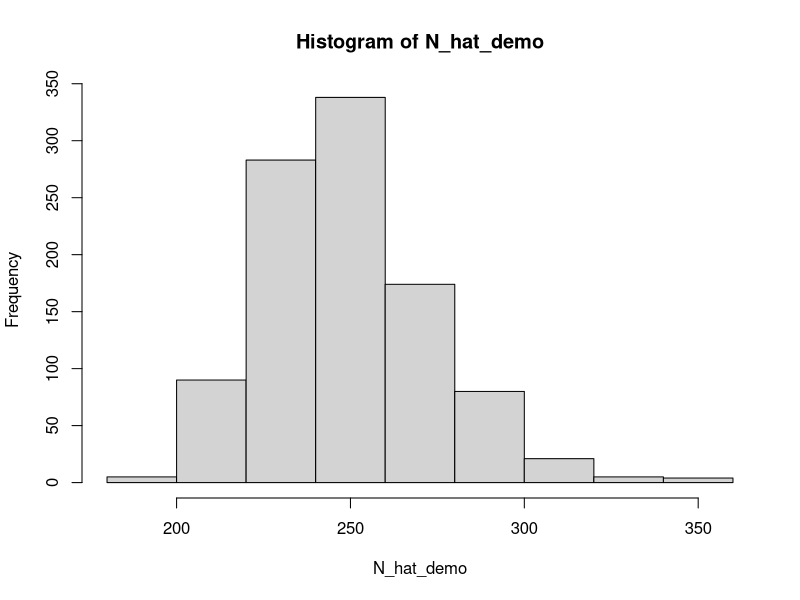
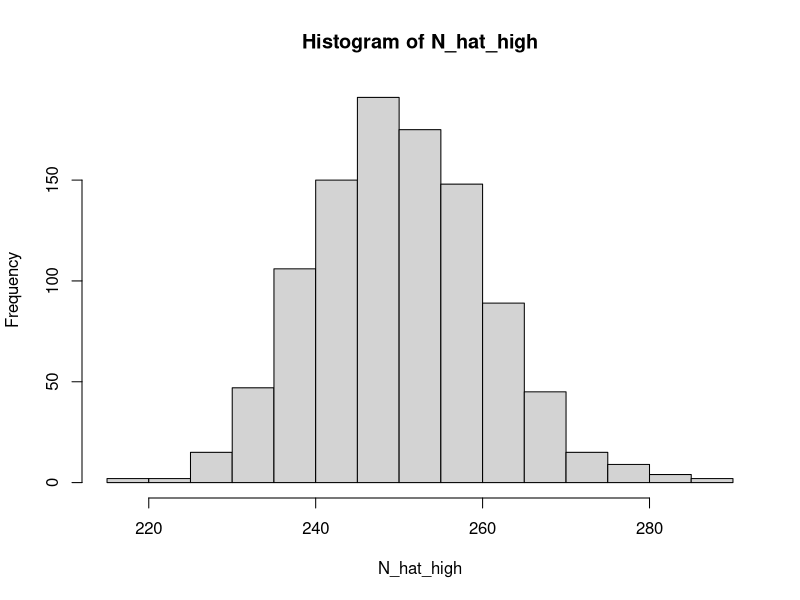
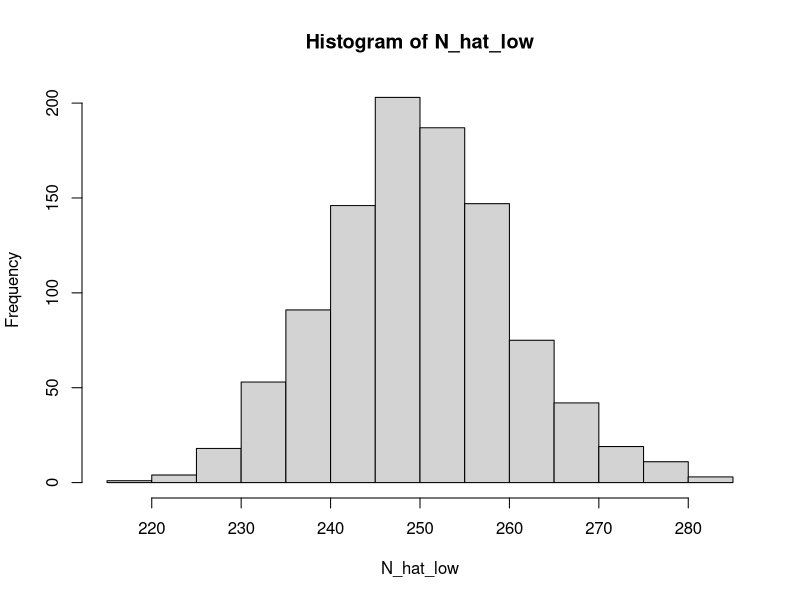
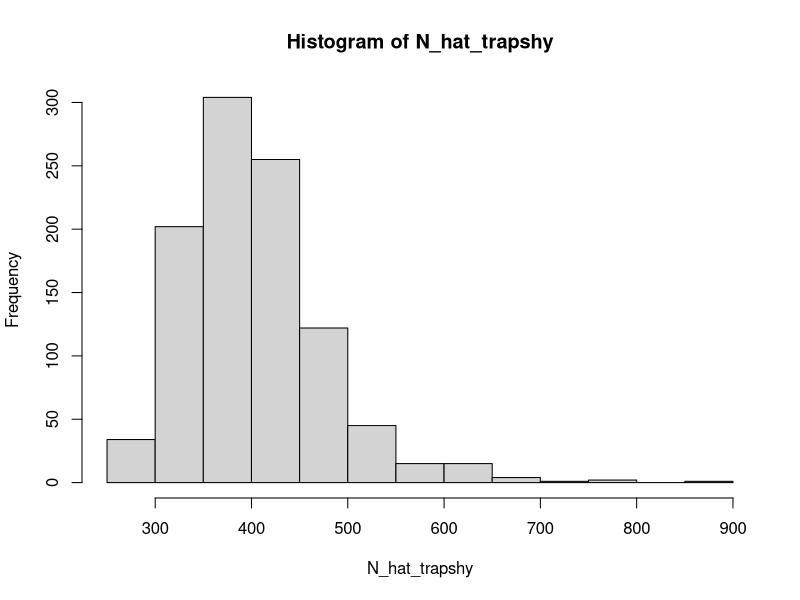
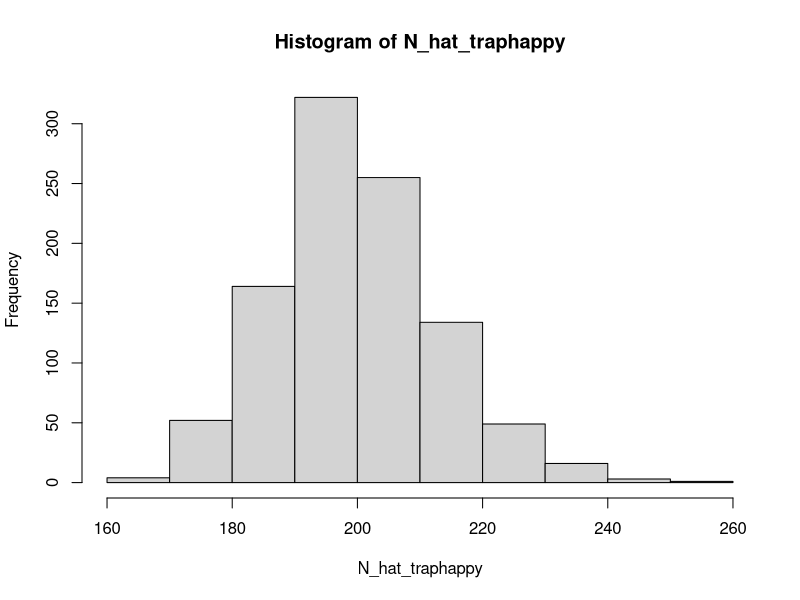

Generate these figures, in order, with R:
## ---- chunk 1
knitr::opts_chunk$set(echo = TRUE)
## ---- chunk 2
library(tidyverse)
## ---- chunk 3
n1 <- 37
n2 <- 42
m2 <- 30
## ---- chunk 4
N_hat <- n1 * n2 / m2
## ---- chunk 5
p_hat <- m2 / n1
## ---- chunk 6
n1_Baileys <- 12
n2_Baileys <- 12
m2_Baileys <- 4
## ---- chunk 7
N_hat_Baileys <- (n1_Baileys * n2_Baileys) / m2_Baileys
## ---- chunk 8
p_hat_Baileys <- m2_Baileys / n1_Baileys
## ---- chunk 9
N <- 250
## ---- chunk 10
nRuns <- 1000
## ---- chunk 11
LP_estimator <- function(p1, p2, c2) {
  
  # create an empty data frame to hold simulated values
  Nhat <- matrix(NA, nRuns)  # create a matrix to hold estimates
   
  for(i in 1:nRuns) { 
    # simulate data 
    n1 <- rbinom(1, N, p1)     # no. individuals captured on survey occasion 1
    u2 <- rbinom(1, N-n1, p2)  # no. marked individuals recaptured on survey occasion 2
    m2 <- rbinom(1, n1, c2)    # no. marked individuals recaptured on survey occasion 2
    n2 <- u2 + m2              # total no. individuals captured on survey occasion 2
    
    # calculate estimated abundance
    Nhat[i] <- (n1 + 1)*(n2 +1) / (m2 + 1) - 1
  }
  
  return(Nhat) # the function will return our estimate of the population
}
## ---- chunk 12
N_hat_demo <- LP_estimator(p1 = 0.4, p2 = 0.4, c2 = 0.4)
## ---- chunk 13
hist(N_hat_demo)
## ---- chunk 14
# Remember, our true abundance is 250

# What is the mean of all of our N_hat estimates?
mean(N_hat_demo)          # mean of all N-hat estimates

# On average, how biased are our estimates?
mean(N_hat_demo)- N       # bias

# How precise are our estimates?
sd(N_hat_demo)            # precision
## ---- chunk 15
N_hat_high <- LP_estimator(p1 = 0.6, p2 = 0.6, c2 = 0.6)
## ---- chunk 16
hist(N_hat_high)
## ---- chunk 17
# On average, how biased are our estimates?
mean(N_hat_high) - N       # bias

# How precise are our estimates?
sd(N_hat_high)            # precision
## ---- chunk 18
N_hat_low <- LP_estimator(p1 = 0.6, p2 = 0.6, c2 = 0.6)
## ---- chunk 19
hist(N_hat_low)
## ---- chunk 20
# On average, how biased are our estimates?
mean(N_hat_low)- N       # bias

# How precise are our estimates?
sd(N_hat_low)            # precision
## ---- chunk 21
N_hat_trapshy <- LP_estimator(p1 = 0.4, p2 = 0.4, c2 = 0.2)
## ---- chunk 22
hist(N_hat_trapshy)
## ---- chunk 23
# On average, how biased are our estimates?
mean(N_hat_trapshy)- N       # bias

# How precise are our estimates?
sd(N_hat_trapshy)            # precision
## ---- chunk 24
N_hat_traphappy <- LP_estimator(p1 = 0.4, p2 = 0.4, c2 = 0.6)
## ---- chunk 25
hist(N_hat_traphappy)
## ---- chunk 26
# On average, how biased are our estimates?
mean(N_hat_traphappy)- N       # bias

# How precise are our estimates?
sd(N_hat_traphappy)            # precision
## ---- chunk 27
n1_removal <- n1 # 37
n2_removal <- n2 - m2 # 42 - 30 = 12
## ---- chunk 28
N_hat_removal <- (n1_removal^2) / (n1_removal - n2_removal)
## ---- chunk 29
n1_removalB <- n1_Baileys
n2_removalB <- n2_Baileys - m2_Baileys

N_hat_removalB <- (n1_Baileys^2) / (n1_removalB - n2_removalB)
